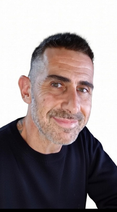
#> input picture assets/matt_architect.png, 117 x 212 px
$ python crop_image.py
#> lines starting #> are read from the running program, lines starting #| are printed output that depends on the picture
from PIL import Image
import os

input_path = "assets/matt_architect.png"
output_path = "assets/matt_architect.png"  # Overwrite

def process_image():
    if not os.path.exists(input_path):
        print(f"Error: {input_path} not found.")
        return

    print(f"Opening {input_path}...")
    img = Image.open(input_path)
#> img is the input picture: PIL image 117x212 RGB; mean R, G, B 151.2, 140.3, 141.5
    width, height = img.size
#> width = 117; height = 212
    print(f"Current size: {width}x{height}")
#| Current size: 117x212

    # Make the image 40% smaller (keep 60%)
    scale = 0.60
    new_width = int(width * scale)
#> new_width = 70
    new_height = int(height * scale)
#> new_height = 127

    resized = img.resize((new_width, new_height), Image.LANCZOS)
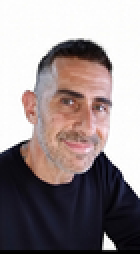
#> resized: PIL image 70x127 RGB (shown 2 times larger); mean R, G, B 151.2, 140.2, 141.4
    print(f"After resize (60%): {new_width}x{new_height}")
#| After resize (60%): 70x127

    resized.save(output_path)
    print(f"Saved to {output_path}")

if __name__ == "__main__":
    process_image()

$ run again, with assets/aurora_symbol.png copied over assets/matt_architect.png
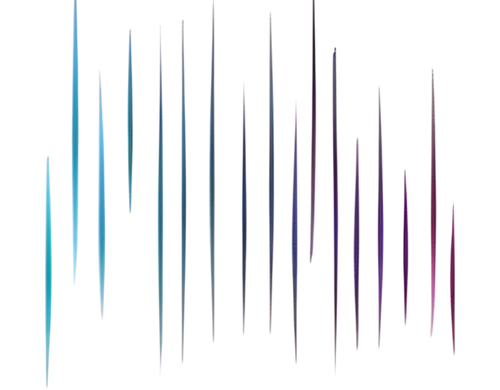
#> input picture assets/aurora_symbol.png, 500 x 390 px
#> in process_image, img is the input picture: PIL image 500x390 RGBA; mean R, G, B, A 14.7, 16.5, 22.1, 19.9
#| Current size: 500x390
#> in process_image, `resized = img.resize((new_width, new_height), Image.LANCZOS)`:
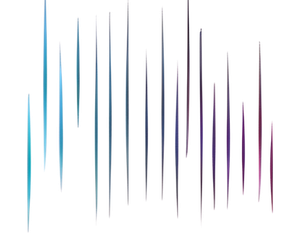
#> resized: PIL image 300x234 RGBA; mean R, G, B, A 21.1, 23, 29.5, 20.2; transparent parts drawn white
#| After resize (60%): 300x234
